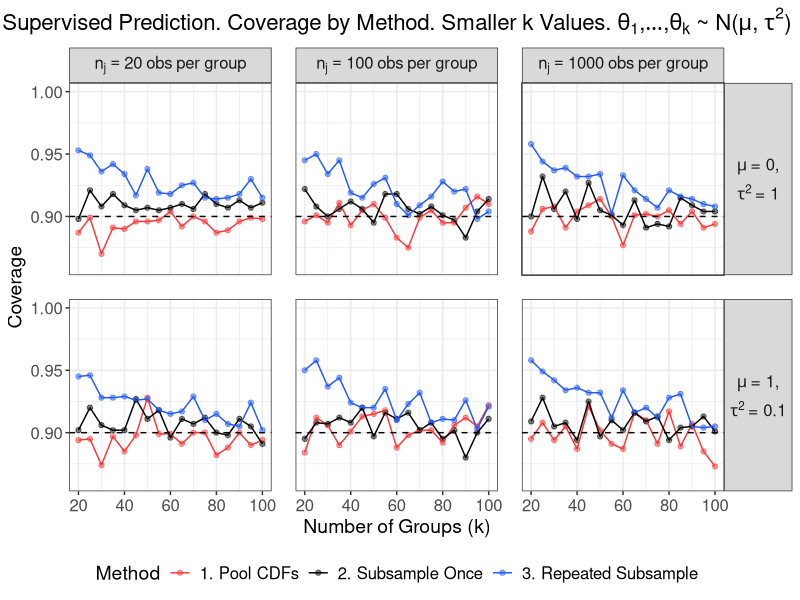
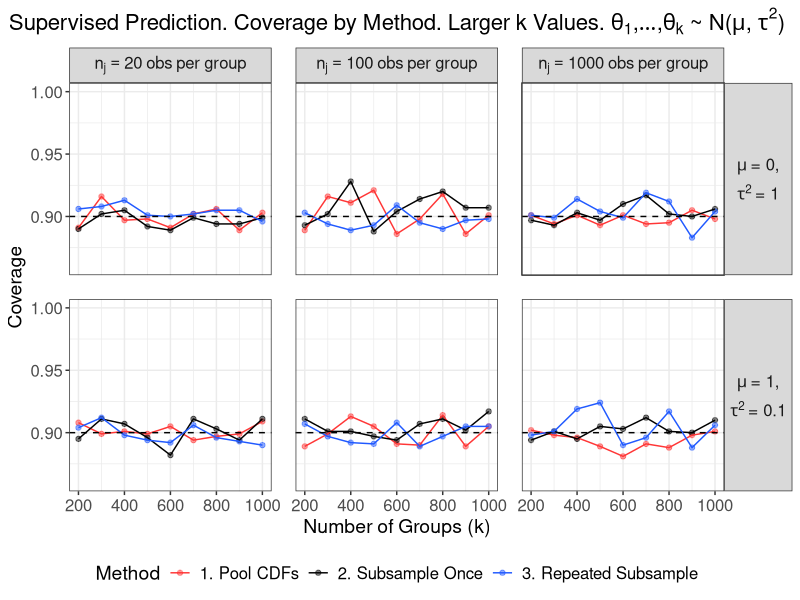

Write R code to recreate these figures, in order.
# Coverage plots for supervised methods on normal data
# across additional n_j

library(tidyverse)
library(data.table)
library(gridExtra)
library(grid)

# Create theme
paper_theme <- theme_bw() +
  theme(plot.title = element_text(hjust = 0.5, size = 16),
        plot.subtitle = element_text(hjust = 0.5, size = 14),
        legend.title = element_text(size = 14),
        axis.title = element_text(size = 14),
        legend.text = element_text(size = 12),
        axis.text = element_text(size = 12),
        strip.text = element_text(size = 12),
        panel.spacing = unit(1.2, "lines"))

# Read in data
method_1 <- fread(file = "sim_data/appendix/sup_addl/method_1.csv") %>%
  dplyr::mutate(Method = "1. Pool CDFs")

method_2 <- fread(file = "sim_data/appendix/sup_addl/method_2.csv") %>%
  dplyr::mutate(Method = "2. Subsample Once")

method_3 <- fread(file = "sim_data/appendix/sup_addl/method_3.csv") %>%
  dplyr::rename(coverage = coverage_2alpha, avg_size = avg_size_2alpha) %>%
  dplyr::mutate(Method = "3. Repeated Subsample")

# Merge results across methods
results <- rbind(method_1, method_2, method_3, fill = TRUE)

# Code to extract legend: http://www.sthda.com/english/wiki/wiki.php?id_contents=7930#add-a-common-legend-for-multiple-ggplot2-graphs
get_legend<-function(myggplot){
  tmp <- ggplot_gtable(ggplot_build(myggplot))
  leg <- which(sapply(tmp$grobs, function(x) x$name) == "guide-box")
  legend <- tmp$grobs[[leg]]
  return(legend)
}

########################
##### Create plots #####
########################

##### Coverage #####

# Coverage vs k, smaller values of k
cov_small_k <- results %>%
  dplyr::filter(k <= 100, n %in% c(20, 100, 1000)) %>%
  dplyr::mutate(Method = factor(
    Method,
    levels = c("1. Pool CDFs",
               "2. Subsample Once",
               "3. Repeated Subsample"),
    labels = c("1. Pool CDFs",
               "2. Subsample Once",
               "3. Repeated Subsample"))) %>%
  dplyr::mutate(n = factor(n, levels = c(20, 100, 1000),
                    labels = c("n[j]==20~obs~per~group",
                               "n[j]==100~obs~per~group",
                               "n[j]==1000~obs~per~group")),
         Params = factor(mu, levels = c(0, 1),
                         labels = expression(atop(mu~"= 0,", tau^2~"= 1"),
                                             atop(mu~"= 1,", tau^2~"= 0.1")))) %>%
  ggplot(aes(x = k, y = coverage, color = Method)) +
  facet_grid(Params ~ n, labeller = label_parsed) +
  geom_point(alpha = 0.5) +
  geom_line() +
  geom_hline(yintercept = 0.90, lty = "dashed") +
  lims(y = c(0.86, 1)) +
  labs(x = "Number of Groups (k)",
       y = "Coverage",
       title = expression("Supervised Prediction. Coverage by Method."~
                            "Smaller k Values."~theta[1]*","*ldots*","*theta[k]~
                            "~ N("*mu*","~tau^2*")")) +
  scale_color_manual(values = c("#FF3636", "black", "#2059FF")) +
  paper_theme +
  theme(legend.position = "bottom",
        strip.text.y = element_text(angle = 0))

# Coverage vs k, larger values of k
cov_large_k <- results %>%
  dplyr::filter(k >= 200, n %in% c(20, 100, 1000)) %>%
  dplyr::mutate(Method = factor(
    Method,
    levels = c("1. Pool CDFs",
               "2. Subsample Once",
               "3. Repeated Subsample"),
    labels = c("1. Pool CDFs",
               "2. Subsample Once",
               "3. Repeated Subsample"))) %>%
  dplyr::mutate(n = factor(n, levels = c(20, 100, 1000),
                    labels = c("n[j]==20~obs~per~group",
                               "n[j]==100~obs~per~group",
                               "n[j]==1000~obs~per~group")),
         Params = factor(mu, levels = c(0, 1),
                         labels = expression(atop(mu~"= 0,", tau^2~"= 1"),
                                             atop(mu~"= 1,", tau^2~"= 0.1")))) %>%
  ggplot(aes(x = k, y = coverage, color = Method)) +
  facet_grid(Params ~ n, labeller = label_parsed) +
  geom_point(alpha = 0.5) +
  geom_line() +
  geom_hline(yintercept = 0.90, lty = "dashed") +
  lims(y = c(0.86, 1)) +
  labs(x = "Number of Groups (k)",
       y = "Coverage",
       title = expression("Supervised Prediction. Coverage by Method."~
                            "Larger k Values."~theta[1]*","*ldots*","*theta[k]~
                            "~ N("*mu*","~tau^2*")")) +
  scale_color_manual(values = c("#FF3636", "black", "#2059FF")) +
  paper_theme +
  theme(legend.position = "bottom",
        strip.text.y = element_text(angle = 0))

######################
##### Save plots #####
######################

ggsave(plot = cov_small_k,
       filename = "sim_figures/appendix/sup_cov_small_k.pdf",
       width = 8.5, height = 4.5)

ggsave(plot = cov_large_k,
       filename = "sim_figures/appendix/sup_cov_large_k.pdf",
       width = 8.5, height = 4.5)
